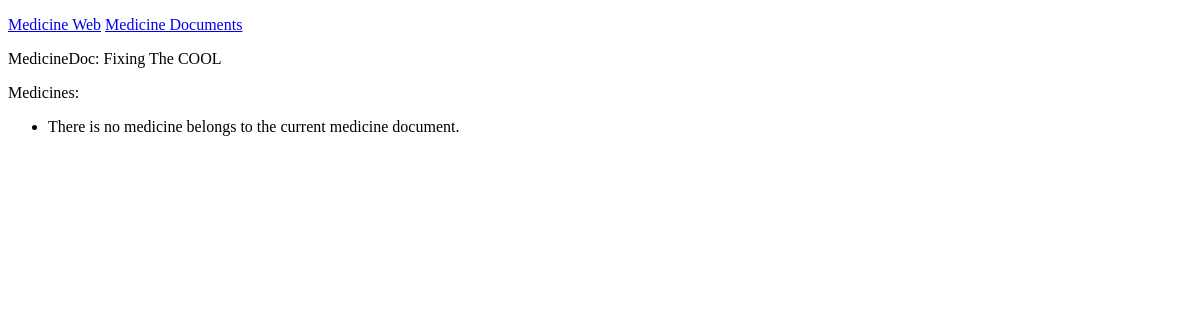
Before: /medicineDocs/1/ with the older database file.
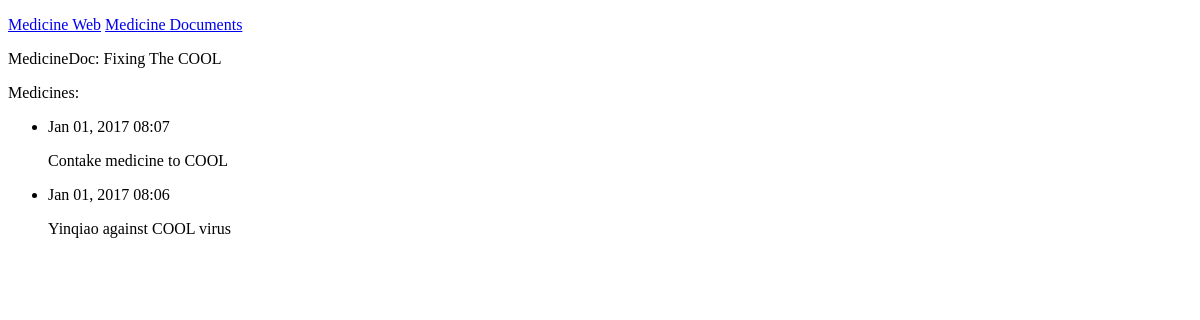
After: the same page with the newer database file.
### myDjangos/models.py (models this page shows, shortened)
class MedicineDocument(models.Model):
    medicine_document_name = models.CharField(max_length=100)
    date_added = models.DateTimeField(auto_now_add=True)
    def __str__(self):
        return self.medicine_document_name

class Medicine(models.Model):
    medicine_document = models.ForeignKey(MedicineDocument)
    medicine_name = models.CharField(max_length=200)
    date_added = models.DateTimeField(auto_now_add=True)
    class Meta:
        verbose_name_plural = 'medicines'

### myDjangos/views.py (the view)
# urls.py: url(r'^medicineDocs/(?P<medicinedoc_id>\d+)/$', views.medicine_doc_detail, name='medicineDocDetail'),
def medicine_doc_detail(request, medicinedoc_id):
    medicineDocValue = MedicineDocument.objects.get(id=medicinedoc_id)
    medicinesList = medicineDocValue.medicine_set.order_by('-date_added')
    context = {'medicineDocValue': medicineDocValue, 'medicines': medicinesList}
    return render(request, 'myDjangos/medicine_doc_detail.html', context)

### myDjangos/templates/myDjangos/medicine_doc_detail.html (shortened to what this page needs)
<!DOCTYPE html>
<html lang="en">
<head>
</head>
<body>
    {% extends "myDjangos/base.html" %}
    {% block content %}
        <p>MedicineDoc: {{medicineDocValue}}</p>
        <p>Medicines:</p>
        <ul>
            {% for medicine in medicines %}
                <li>
                    <p>{{ medicine.date_added|date:'M d, Y H:i' }}</p>
                    <p>{{ medicine.medicine_name|linebreaks }}</p>
                </li>
            {% empty %}
                <li>There is no medicine belongs to the current medicine document.</li>
            {% endfor %}
        </ul>
    {% endblock content%}

### myDjangos/templates/myDjangos/base.html (shortened to what this page needs)
<!DOCTYPE html>
<html lang="en">
<head>
</head>
<body>
    <p>
        <a href="{% url 'myDjangos:index' %}">Medicine Web</a>
        <a href="{% url 'myDjangos:medicineDocs' %}">Medicine Documents</a>
    </p>
    {% block content %}
    {% endblock content%}
</body>
</html>

Changed rows visible on the page:
added Medicine: date_added "Jan 01, 2017 08:07", medicine_name "Contake medicine to COOL"
added Medicine: date_added "Jan 01, 2017 08:06", medicine_name "Yinqiao against COOL virus"
Other visible differences:
text no longer shown: "There is no medicine belongs to the current medicine document."
